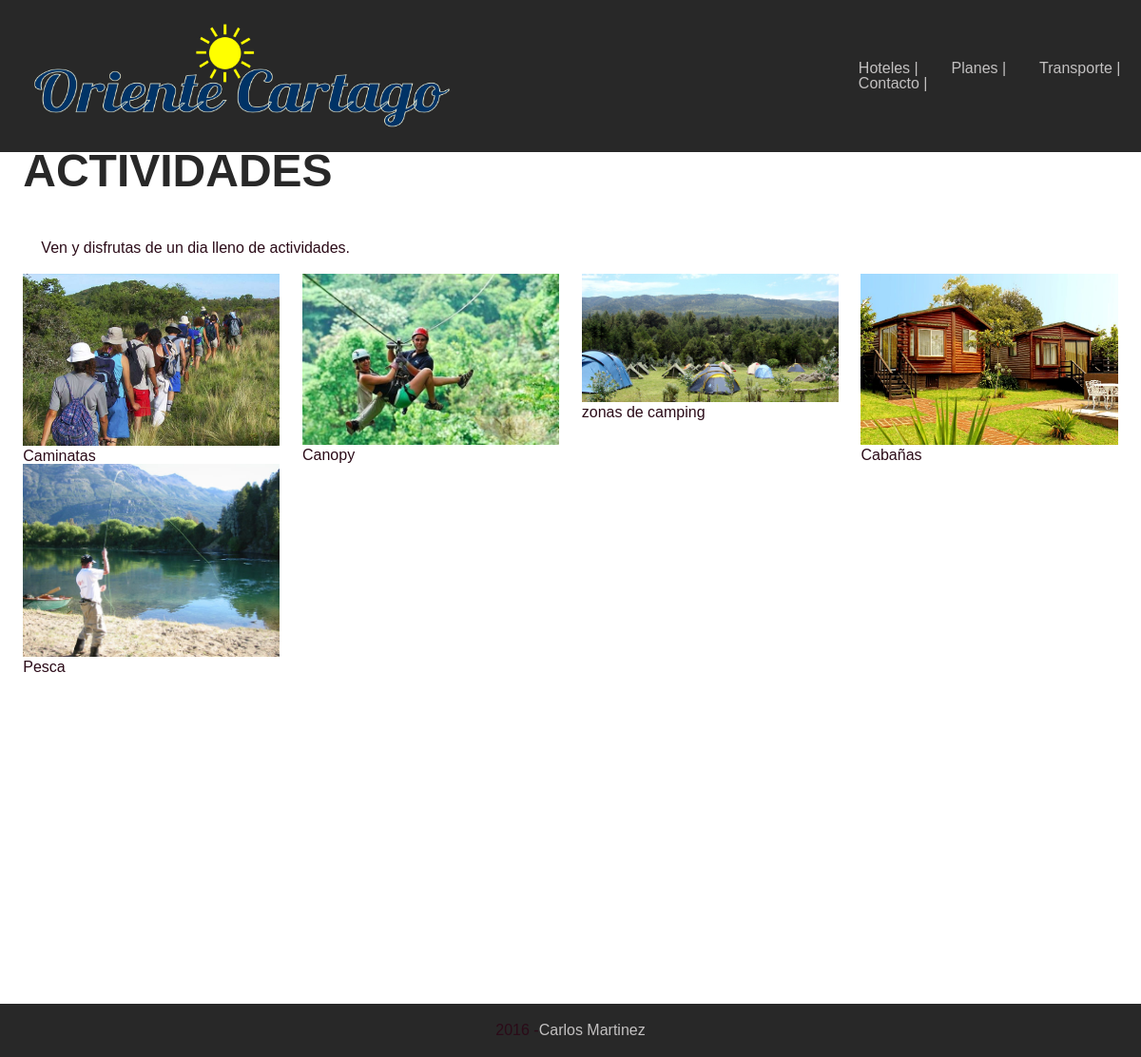
The page /activities/ on the database its author committed.
### activities/models.py (models this page shows)
class Activity(models.Model):
	name = models.CharField(max_length=255)
	description = models.CharField(max_length=255)
	price = models.DecimalField(max_digits=9, decimal_places=3)
	image = models.ImageField(blank=True)

### activities/views.py (the view)
# urls.py: url(r'^', include('activities.urls')),
def activities(request):
	activity = Activity.objects.order_by('id')
	template = loader.get_template('activities.html')
	context = {
		'activity': activity
	}
	return HttpResponse(template.render(context, request))

### templates/activities.html (shortened to what this page needs)
{% load staticfiles %}
<!DOCTYPE html>
<html lang="en">
<head>
	<link rel="stylesheet" href="{% static 'css/style.css' %}">
</head>
<body>
	<header>
		<div class="container">
			<nav class="row between middle">
				<div class="col-4">
					<a href="/">
						<img src="{% static 'assets/cartago1.png' %}">
					</a>
				</div>
				<div class="col-3 end">
					<ul class="row between">
						<li class="col">
							<a href="{% url 'hotels.views.hotels' %}">Hoteles </a> |
						</li>
						<li class="col">
							<a href="{% url 'plans.views.plans' %}">Planes</a> |
						</li>
						<li class="col">
							<a href="{% url 'transports.views.transports' %}">Transporte</a> |
						</li>
						<li class="col">
							<a href="{% url 'contacts.views.new_contact' %}">Contacto</a> |
						</li>
					</ul>
				</div>
			</nav>
		</div>
	</header>
	<section class="full-height">
		<div class="container">
			<div class="row">
				<div class="col-10">
					<h2>Actividades</h2>
					<p>Ven y disfrutas de un dia lleno de actividades.</p>
				</div>
			</div>
            <div class="row">
                {% for ac in activity %}
                <div class="col-3">
                	<img src="{{ ac.image.url }}" class="same-height">
                	<a class="a_" href="{% url 'activities.views.activities_detail' pk=ac.pk %} ">
					{{ ac.name }}
                </div>
                {% endfor %}
            </div>
		</div>
	</section>
	<footer>
		<div class="container">
			<div class="row center">
				2016 - <a href="https://twitter.com/CarlosAM_7" target="_blank">Carlos Martinez</a>
			</div>
		</div>
	</footer>
</body>
</html>

### static/css/style.css (style rules this page uses)
html, body { color: #282828; height: 100%; font-family: sans-serif; }

### static/css/reticula.css (style rules this page uses)
.container { margin-right: auto; margin-left: auto; padding-right: 2%; padding-left: 2%; max-width: 98%; }
.row { box-sizing: border-box; display: -webkit-flex; display: -ms-flexbox; display: -webkit-box; display: flex; -webkit-flex: 0 1 auto; -ms-flex: 0 1 auto; -webkit-box-flex: 0; flex: 0 1 auto; -webkit-flex-direction: row; -ms-flex-direction: row; -webkit-box-orient: horizontal; -webkit-box-direction: normal; flex-direction: row; -webkit-flex-wrap: wrap; -ms-flex-wrap: wrap; flex-wrap: wrap; margin-right: -1%; margin-left: -1%; }
.row + .row { margin-bottom: 10px; }
.col-0, .col-1, .col-2, .col-3, .col-4, .col-5, .col-6, .col-7, .col-8, .col-9, .col-10, .col-11, .col-12 { box-sizing: border-box; -webkit-flex: 0 0 auto; -ms-flex: 0 0 auto; -webkit-box-flex: 0; flex: 0 0 auto; padding-right: 1%; padding-left: 1%; }
.col-3 { -ms-flex-preferred-size: 25%; -webkit-flex-basis: 25%; flex-basis: 25%; max-width: 25%; }
.col-4 { -ms-flex-preferred-size: 33.333%; -webkit-flex-basis: 33.333%; flex-basis: 33.333%; max-width: 33.333%; }
.col-10 { -ms-flex-preferred-size: 83.333%; -webkit-flex-basis: 83.333%; flex-basis: 83.333%; max-width: 83.333%; }
.center { -webkit-justify-content: center; -ms-flex-pack: center; -webkit-box-pack: center; justify-content: center; text-align: center; }
.end { -webkit-justify-content: flex-end; -ms-flex-pack: end; -webkit-box-pack: end; justify-content: flex-end; text-align: end; }
.middle { -webkit-align-items: center; -ms-flex-align: center; -webkit-box-align: center; align-items: center; }
.between { -webkit-justify-content: space-between; -ms-flex-pack: justify; -webkit-box-pack: justify; justify-content: space-between; }

### static/css/sections.css (style rules this page uses)
.full-height { height: 100%; padding: 13% 0; }

### static/css/editorial.css (style rules this page uses)
h2 { font-size: 48px; text-transform: uppercase; font-weight: 700; margin-bottom: 30px; }
p { color: #2b0b18; padding: 2%; }
a { text-decoration: none; color: #c3c1c1; }
.a_ { color: #2b0b18; }

### static/css/layout.css (style rules this page uses)
header, footer { background-color: #282828; position: fixed; padding: 20px 0; box-sizing: border-box; color: #c3c1c1; width: 100%; }
header { top: 0; }
footer { bottom: 0; }
header img { width: 450px; display: block; }
img { width: 100%; }
footer, footer a { text-align: center; bottom: 0; }

### rows shown on the page
Activity: image (picture), name "Caminatas"
Activity: image (picture), name "Canopy"
Activity: image (picture), name "zonas de camping"
Activity: image (picture), name "Cabañas"
Activity: image (picture), name "Pesca"
